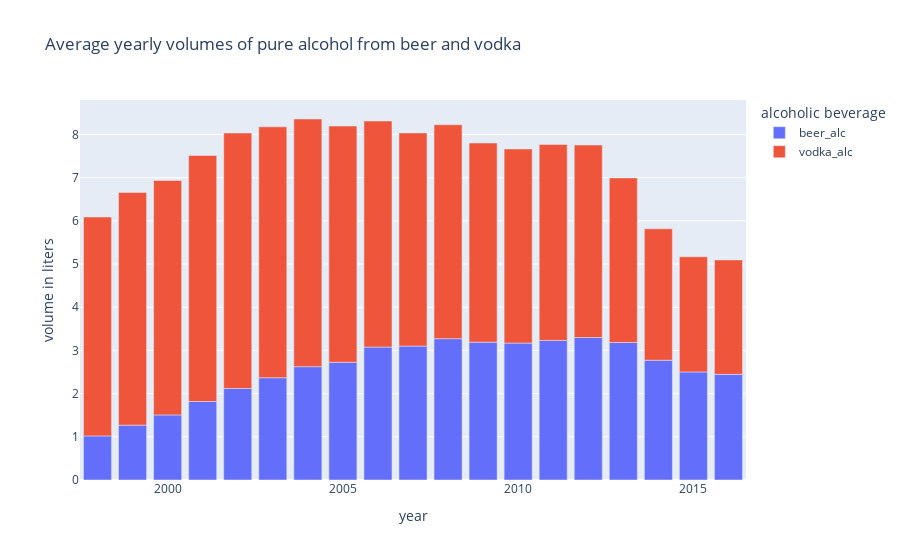

The code cell stored with this chart in its notebook:
### Code cell
make_bar_chart(df_data_alc_pure,df_data_alc_pure.index, ["beer_alc", "vodka_alc"],
               "Average yearly volumes of pure alcohol from beer and vodka",
               {"value":"volume in liters", "variable":"alcoholic beverage"})

### Figure 1 — Plotly figure (JSON) as saved in the notebook; plotly's stock layout.template omitted (floating-point values rounded to 4 significant figures)
{"data": [{"alignmentgroup": "True", "hovertemplate": "alcoholic beverage=beer_alc<br>year=%{x}<br>volume in liters=%{y}<extra></extra>", "legendgroup": "beer_alc", "marker": {"color": "#636efa", "pattern": {"shape": ""}}, "name": "beer_alc", "offsetgroup": "beer_alc", "orientation": "v", "showlegend": true, "textposition": "auto", "type": "bar", "x": [1998, 1999, 2000, 2001, 2002, 2003, 2004, 2005, 2006, 2007, 2008, 2009, 2010, 2011, 2012, 2013, 2014, 2015, 2016], "xaxis": "x", "y": [1.021, 1.27, 1.507, 1.817, 2.119, 2.369, 2.624, 2.725, 3.077, 3.101, 3.272, 3.191, 3.17, 3.232, 3.298, 3.183, 2.773, 2.502, 2.446], "yaxis": "y"}, {"alignmentgroup": "True", "hovertemplate": "alcoholic beverage=vodka_alc<br>year=%{x}<br>volume in liters=%{y}<extra></extra>", "legendgroup": "vodka_alc", "marker": {"color": "#EF553B", "pattern": {"shape": ""}}, "name": "vodka_alc", "offsetgroup": "vodka_alc", "orientation": "v", "showlegend": true, "textposition": "auto", "type": "bar", "x": [1998, 1999, 2000, 2001, 2002, 2003, 2004, 2005, 2006, 2007, 2008, 2009, 2010, 2011, 2012, 2013, 2014, 2015, 2016], "xaxis": "x", "y": [5.068, 5.388, 5.429, 5.696, 5.915, 5.807, 5.734, 5.47, 5.235, 4.936, 4.952, 4.611, 4.495, 4.537, 4.458, 3.811, 3.042, 2.667, 2.65], "yaxis": "y"}], "layout": {"barmode": "relative", "legend": {"title": {"text": "alcoholic beverage"}, "tracegroupgap": 0}, "title": {"text": "Average yearly volumes of pure alcohol from beer and vodka"}, "xaxis": {"anchor": "y", "domain": [0, 1], "title": {"text": "year"}}, "yaxis": {"anchor": "x", "domain": [0, 1], "title": {"text": "volume in liters"}}}}
